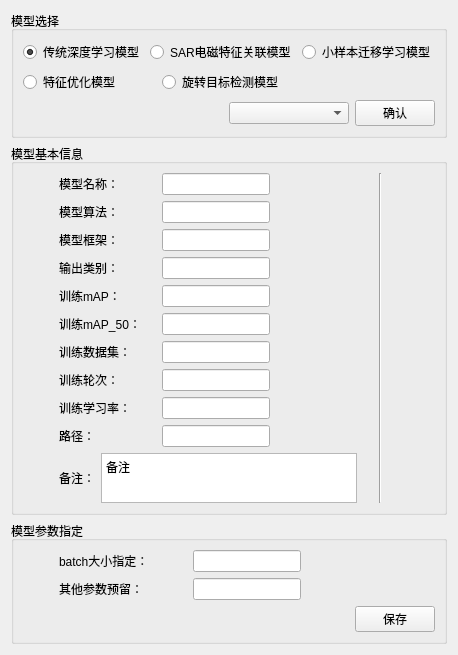
          <widget class="QWidget" name="scrollAreaWidgetContents_2">
           <property name="geometry">
            <rect>
             <x>0</x>
             <y>0</y>
             <width>399</width>
             <height>628</height>
            </rect>
           </property>
           <layout class="QVBoxLayout" name="verticalLayout_18">
            <item>
             <widget class="QGroupBox" name="groupBox_7">
              <property name="title">
               <string>模型选择</string>
              </property>
              <layout class="QVBoxLayout" name="verticalLayout_27">
               <item>
                <layout class="QHBoxLayout" name="horizontalLayout_44">
                 <item>
                  <widget class="QRadioButton" name="radioButton__TRA_DL__choice">
                   <property name="text">
                    <string>传统深度学习模型</string>
                   </property>
                   <property name="checked">
                    <bool>true</bool>
                   </property>
                  </widget>
                 </item>
                 <item>
                  <widget class="QRadioButton" name="radioButton__FEA_RELE__choice">
                   <property name="text">
                    <string>SAR电磁特征关联模型</string>
                   </property>
                  </widget>
                 </item>
                 <item>
                  <widget class="QRadioButton" name="radioButton__FEW_SHOT__choice">
                   <property name="text">
                    <string>小样本迁移学习模型</string>
                   </property>
                  </widget>
                 </item>
                </layout>
               </item>
               <item>
                <layout class="QHBoxLayout" name="horizontalLayout_74">
                 <item>
                  <widget class="QRadioButton" name="radioButton__FEA_OPTI__choice">
                   <property name="text">
                    <string>特征优化模型</string>
                   </property>
                  </widget>
                 </item>
                 <item>
                  <widget class="QRadioButton" name="radioButton__RBOX_DET__choice">
                   <property name="text">
                    <string>旋转目标检测模型</string>
                   </property>
                  </widget>
                 </item>
                 <item>
                  <widget class="QLabel" name="label_12">
                   <property name="text">
                    <string/>
                   </property>
                  </widget>
                 </item>
                </layout>
               </item>
               <item>
                <layout class="QHBoxLayout" name="horizontalLayout_10">
                 <item>
                  <widget class="QLabel" name="label_8">
                   <property name="text">
                    <string/>
                   </property>
                  </widget>
                 </item>
                 <item>
                  <widget class="QComboBox" name="comboBox_modelNameChoice">
                   <property name="sizePolicy">
                    <sizepolicy hsizetype="Fixed" vsizetype="Fixed">
                     <horstretch>0</horstretch>
                     <verstretch>0</verstretch>
                    </sizepolicy>
                   </property>
                   <property name="minimumSize">
                    <size>
                     <width>120</width>
                     <height>0</height>
                    </size>
                   </property>
                  </widget>
                 </item>
                 <item>
                  <widget class="QPushButton" name="pushButton_modelConfirm">
                   <property name="sizePolicy">
                    <sizepolicy hsizetype="Fixed" vsizetype="Fixed">
                     <horstretch>0</horstretch>
                     <verstretch>0</verstretch>
                    </sizepolicy>
                   </property>
                   <property name="text">
                    <string>确认</string>
                   </property>
                  </widget>
                 </item>
                </layout>
               </item>
              </layout>
             </widget>
            </item>
            <item>
             <widget class="QGroupBox" name="groupBox_8">
              <property name="title">
               <string>模型基本信息</string>
              </property>
              <layout class="QVBoxLayout" name="verticalLayout_36">
               <item>
                <layout class="QHBoxLayout" name="horizontalLayout">
                 <item>
                  <layout class="QVBoxLayout" name="verticalLayout_49">
                   <item>
                    <layout class="QHBoxLayout" name="horizontalLayout_67">
                     <item>
                      <widget class="QLabel" name="label_130">
                       <property name="minimumSize">
                        <size>
                         <width>30</width>
                         <height>0</height>
                        </size>
                       </property>
                       <property name="maximumSize">
                        <size>
                         <width>30</width>
                         <height>16777215</height>
                        </size>
                       </property>
                       <property name="text">
                        <string/>
                       </property>
                      </widget>
                     </item>
                     <item>
                      <widget class="QLabel" name="label_131">
                       <property name="text">
                        <string>模型名称：</string>
                       </property>
                      </widget>
                     </item>
                     <item>
                      <widget class="QLineEdit" name="lineEdit_modelChoice_name">
                       <property name="sizePolicy">
                        <sizepolicy hsizetype="Fixed" vsizetype="Fixed">
                         <horstretch>0</horstretch>
                         <verstretch>0</verstretch>
                        </sizepolicy>
                       </property>
                      </widget>
                     </item>
                     <item>
                      <widget class="QLabel" name="label_132">
                       <property name="minimumSize">
                        <size>
                         <width>10</width>
                         <height>0</height>
                        </size>
                       </property>
                       <property name="text">
                        <string/>
                       </property>
                      </widget>
                     </item>
                    </layout>
                   </item>
                   <item>
                    <layout class="QHBoxLayout" name="horizontalLayout_57">
                     <item>
                      <widget class="QLabel" name="label_113">
                       <property name="minimumSize">
                        <size>
                         <width>30</width>
                         <height>0</height>
                        </size>
                       </property>
                       <property name="maximumSize">
                        <size>
                         <width>30</width>
                         <height>16777215</height>
                        </size>
                       </property>
                       <property name="text">
                        <string/>
                       </property>
                      </widget>
                     </item>
                     <item>
                      <widget class="QLabel" name="label_119">
                       <property name="text">
                        <string>模型算法：</string>
                       </property>
                      </widget>
                     </item>
                     <item>
                      <widget class="QLineEdit" name="lineEdit_modelChoice_algorithm">
                       <property name="sizePolicy">
                        <sizepolicy hsizetype="Fixed" vsizetype="Fixed">
                         <horstretch>0</horstretch>
                         <verstretch>0</verstretch>
                        </sizepolicy>
                       </property>
                      </widget>
                     </item>
                     <item>
                      <widget class="QLabel" name="label_120">
                       <property name="minimumSize">
                        <size>
                         <width>10</width>
                         <height>0</height>
                        </size>
                       </property>
                       <property name="text">
                        <string/>
                       </property>
                      </widget>
                     </item>
                    </layout>
                   </item>
                   <item>
                    <layout class="QHBoxLayout" name="horizontalLayout_49">
                     <item>
                      <widget class="QLabel" name="label_44">
                       <property name="minimumSize">
                        <size>
                         <width>30</width>
                         <height>0</height>
                        </size>
                       </property>
                       <property name="maximumSize">
                        <size>
                         <width>30</width>
                         <height>16777215</height>
                        </size>
                       </property>
                       <property name="text">
                        <string/>
                       </property>
                      </widget>
                     </item>
                     <item>
                      <widget class="QLabel" name="label_20">
                       <property name="text">
                        <string>模型框架：</string>
                       </property>
                      </widget>
                     </item>
                     <item>
                      <widget class="QLineEdit" name="lineEdit_modelChoice_framework">
                       <property name="sizePolicy">
                        <sizepolicy hsizetype="Fixed" vsizetype="Fixed">
                         <horstretch>0</horstretch>
                         <verstretch>0</verstretch>
                        </sizepolicy>
                       </property>
                      </widget>
                     </item>
                     <item>
                      <widget class="QLabel" name="label_86">
                       <property name="minimumSize">
                        <size>
                         <width>10</width>
                         <height>0</height>
                        </size>
                       </property>
                       <property name="text">
                        <string/>
                       </property>
                      </widget>
                     </item>
                    </layout>
                   </item>
                   <item>
                    <layout class="QHBoxLayout" name="horizontalLayout_76">
                     <item>
                      <widget class="QLabel" name="label_45">
                       <property name="minimumSize">
                        <size>
                         <width>30</width>
                         <height>0</height>
                        </size>
                       </property>
                       <property name="maximumSize">
                        <size>
                         <width>30</width>
                         <height>16777215</height>
                        </size>
                       </property>
                       <property name="text">
                        <string/>
                       </property>
                      </widget>
                     </item>
                     <item>
                      <widget class="QLabel" name="label_24">
                       <property name="text">
                        <string>输出类别：</string>
                       </property>
                      </widget>
                     </item>
                     <item>
                      <widget class="QLineEdit" name="lineEdit_modelChoice_class">
                       <property name="sizePolicy">
                        <sizepolicy hsizetype="Fixed" vsizetype="Fixed">
                         <horstretch>0</horstretch>
                         <verstretch>0</verstretch>
                        </sizepolicy>
                       </property>
                      </widget>
                     </item>
                     <item>
                      <widget class="QLabel" name="label_93">
                       <property name="minimumSize">
                        <size>
                         <width>10</width>
                         <height>0</height>
                        </size>
                       </property>
                       <property name="text">
                        <string/>
                       </property>
                      </widget>
                     </item>
                    </layout>
                   </item>
                   <item>
                    <layout class="QHBoxLayout" name="horizontalLayout_65">
                     <item>
                      <widget class="QLabel" name="label_124">
                       <property name="minimumSize">
                        <size>
                         <width>30</width>
                         <height>0</height>
                        </size>
                       </property>
                       <property name="maximumSize">
                        <size>
                         <width>30</width>
                         <height>16777215</height>
                        </size>
                       </property>
                       <property name="text">
                        <string/>
                       </property>
                      </widget>
                     </item>
                     <item>
                      <widget class="QLabel" name="label_125">
                       <property name="text">
                        <string>训练mAP：</string>
                       </property>
                      </widget>
                     </item>
                     <item>
                      <widget class="QLineEdit" name="lineEdit_modelChoice_mAP">
                       <property name="sizePolicy">
                        <sizepolicy hsizetype="Fixed" vsizetype="Fixed">
                         <horstretch>0</horstretch>
                         <verstretch>0</verstretch>
                        </sizepolicy>
                       </property>
                      </widget>
                     </item>
                     <item>
                      <widget class="QLabel" name="label_126">
                       <property name="minimumSize">
                        <size>
                         <width>10</width>
                         <height>0</height>
                        </size>
                       </property>
                       <property name="text">
                        <string/>
                       </property>
                      </widget>
                     </item>
                    </layout>
                   </item>
                   <item>
                    <layout class="QHBoxLayout" name="horizontalLayout_75">
                     <item>
                      <widget class="QLabel" name="label_134">
                       <property name="minimumSize">
                        <size>
                         <width>30</width>
                         <height>0</height>
                        </size>
                       </property>
                       <property name="maximumSize">
                        <size>
                         <width>30</width>
                         <height>16777215</height>
                        </size>
                       </property>
                       <property name="text">
                        <string/>
                       </property>
                      </widget>
                     </item>
                     <item>
                      <widget class="QLabel" name="label_135">
                       <property name="text">
                        <string>训练mAP_50：</string>
                       </property>
                      </widget>
                     </item>
                     <item>
                      <widget class="QLineEdit" name="lineEdit_modelChoice_mAP_50">
                       <property name="sizePolicy">
                        <sizepolicy hsizetype="Fixed" vsizetype="Fixed">
                         <horstretch>0</horstretch>
                         <verstretch>0</verstretch>
                        </sizepolicy>
                       </property>
                      </widget>
                     </item>
                     <item>
                      <widget class="QLabel" name="label_136">
                       <property name="minimumSize">
                        <size>
                         <width>10</width>
                         <height>0</height>
                        </size>
                       </property>
                       <property name="text">
                        <string/>
                       </property>
                      </widget>
                     </item>
                    </layout>
                   </item>
                   <item>
                    <layout class="QHBoxLayout" name="horizontalLayout_64">
                     <item>
                      <widget class="QLabel" name="label_121">
                       <property name="minimumSize">
                        <size>
                         <width>30</width>
                         <height>0</height>
                        </size>
                       </property>
                       <property name="maximumSize">
                        <size>
                         <width>30</width>
                         <height>16777215</height>
                        </size>
                       </property>
                       <property name="text">
                        <string/>
                       </property>
                      </widget>
                     </item>
                     <item>
                      <widget class="QLabel" name="label_122">
                       <property name="text">
                        <string>训练数据集：</string>
                       </property>
                      </widget>
                     </item>
                     <item>
                      <widget class="QLineEdit" name="lineEdit_modelChoice_trainDataset">
                       <property name="sizePolicy">
                        <sizepolicy hsizetype="Fixed" vsizetype="Fixed">
                         <horstretch>0</horstretch>
                         <verstretch>0</verstretch>
                        </sizepolicy>
                       </property>
                      </widget>
                     </item>
                     <item>
                      <widget class="QLabel" name="label_123">
                       <property name="minimumSize">
                        <size>
                         <width>10</width>
                         <height>0</height>
                        </size>
                       </property>
                       <property name="text">
                        <string/>
                       </property>
                      </widget>
                     </item>
                    </layout>
                   </item>
                   <item>
                    <layout class="QHBoxLayout" name="horizontalLayout_47">
                     <item>
                      <widget class="QLabel" name="label_77">
                       <property name="minimumSize">
                        <size>
                         <width>30</width>
                         <height>0</height>
                        </size>
                       </property>
                       <property name="maximumSize">
                        <size>
                         <width>30</width>
                         <height>16777215</height>
                        </size>
                       </property>
                       <property name="text">
                        <string/>
                       </property>
                      </widget>
                     </item>
                     <item>
                      <widget class="QLabel" name="label_55">
                       <property name="text">
                        <string>训练轮次：</string>
                       </property>
                      </widget>
                     </item>
                     <item>
                      <widget class="QLineEdit" name="lineEdit_modelChoice_trainEpoch">
                       <property name="sizePolicy">
                        <sizepolicy hsizetype="Fixed" vsizetype="Fixed">
                         <horstretch>0</horstretch>
                         <verstretch>0</verstretch>
                        </sizepolicy>
                       </property>
                      </widget>
                     </item>
                     <item>
                      <widget class="QLabel" name="label_56">
                       <property name="minimumSize">
                        <size>
                         <width>10</width>
                         <height>0</height>
                        </size>
                       </property>
                       <property name="text">
                        <string/>
                       </property>
                      </widget>
                     </item>
                    </layout>
                   </item>
                   <item>
                    <layout class="QHBoxLayout" name="horizontalLayout_48">
                     <item>
                      <widget class="QLabel" name="label_81">
                       <property name="minimumSize">
                        <size>
                         <width>30</width>
                         <height>0</height>
                        </size>
                       </property>
                       <property name="maximumSize">
                        <size>
                         <width>30</width>
                         <height>16777215</height>
                        </size>
                       </property>
                       <property name="text">
                        <string/>
                       </property>
                      </widget>
                     </item>
                     <item>
                      <widget class="QLabel" name="label_82">
                       <property name="text">
                        <string>训练学习率：</string>
                       </property>
                      </widget>
                     </item>
                     <item>
                      <widget class="QLineEdit" name="lineEdit_modelChoice_trainLR">
                       <property name="sizePolicy">
                        <sizepolicy hsizetype="Fixed" vsizetype="Fixed">
                         <horstretch>0</horstretch>
                         <verstretch>0</verstretch>
                        </sizepolicy>
                       </property>
                      </widget>
                     </item>
                     <item>
                      <widget class="QLabel" name="label_85">
                       <property name="minimumSize">
                        <size>
                         <width>10</width>
                         <height>0</height>
                        </size>
                       </property>
                       <property name="text">
                        <string/>
                       </property>
                      </widget>
                     </item>
                    </layout>
                   </item>
                   <item>
                    <layout class="QHBoxLayout" name="horizontalLayout_54">
                     <item>
                      <widget class="QLabel" name="label_105">
                       <property name="minimumSize">
                        <size>
                         <width>30</width>
                         <height>0</height>
                        </size>
                       </property>
                       <property name="maximumSize">
                        <size>
                         <width>30</width>
                         <height>16777215</height>
                        </size>
                       </property>
                       <property name="text">
                        <string/>
                       </property>
                      </widget>
                     </item>
                     <item>
                      <widget class="QLabel" name="label_106">
                       <property name="text">
                        <string>路径：</string>
                       </property>
                      </widget>
                     </item>
                     <item>
                      <widget class="QLineEdit" name="lineEdit_modelChoice_PATH">
                       <property name="sizePolicy">
                        <sizepolicy hsizetype="Fixed" vsizetype="Fixed">
                         <horstretch>0</horstretch>
                         <verstretch>0</verstretch>
                        </sizepolicy>
                       </property>
                      </widget>
                     </item>
                     <item>
                      <widget class="QLabel" name="label_107">
                       <property name="minimumSize">
                        <size>
                         <width>10</width>
                         <height>0</height>
                        </size>
                       </property>
                       <property name="text">
                        <string/>
                       </property>
                      </widget>
                     </item>
                    </layout>
                   </item>
                   <item>
                    <layout class="QHBoxLayout" name="horizontalLayout_55">
                     <item>
                      <widget class="QLabel" name="label_108">
                       <property name="minimumSize">
                        <size>
                         <width>30</width>
                         <height>0</height>
                        </size>
                       </property>
                       <property name="maximumSize">
                        <size>
                         <width>30</width>
                         <height>16777215</height>
                        </size>
                       </property>
                       <property name="text">
                        <string/>
                       </property>
                      </widget>
                     </item>
                     <item>
                      <widget class="QLabel" name="label_109">
                       <property name="text">
                        <string>备注：</string>
                       </property>
                      </widget>
                     </item>
                     <item>
                      <widget class="QPlainTextEdit" name="plainTextEdit_modelChoice_note">
                       <property name="sizePolicy">
                        <sizepolicy hsizetype="Fixed" vsizetype="Fixed">
                         <horstretch>0</horstretch>
                         <verstretch>0</verstretch>
                        </sizepolicy>
                       </property>
                       <property name="maximumSize">
                        <size>
                         <width>16777215</width>
                         <height>50</height>
                        </size>
                       </property>
                       <property name="baseSize">
                        <size>
                         <width>0</width>
                         <height>0</height>
                        </size>
                       </property>
                       <property name="plainText">
                        <string>备注
</string>
                       </property>
                      </widget>
                     </item>
                     <item>
                      <widget class="QLabel" name="label_111">
                       <property name="minimumSize">
                        <size>
                         <width>10</width>
                         <height>0</height>
                        </size>
                       </property>
                       <property name="text">
                        <string/>
                       </property>
                      </widget>
                     </item>
                    </layout>
                   </item>
                  </layout>
                 </item>
                 <item>
                  <widget class="Line" name="line_8">
                   <property name="orientation">
                    <enum>Qt::Vertical</enum>
                   </property>
                  </widget>
                 </item>
                 <item>
                  <widget class="QLabel" name="label_modelImg">
                   <property name="text">
                    <string/>
                   </property>
                  </widget>
                 </item>
                </layout>
               </item>
              </layout>
             </widget>
            </item>
            <item>
             <widget class="QGroupBox" name="groupBox_9">
              <property name="title">
               <string>模型参数指定</string>
              </property>
              <layout class="QVBoxLayout" name="verticalLayout_40">
               <item>
                <layout class="QHBoxLayout" name="horizontalLayout_50">
                 <item>
                  <widget class="QLabel" name="label_87">
                   <property name="minimumSize">
                    <size>
                     <width>30</width>
                     <height>0</height>
                    </size>
                   </property>
                   <property name="maximumSize">
                    <size>
                     <width>30</width>
                     <height>16777215</height>
                    </size>
                   </property>
                   <property name="text">
                    <string/>
                   </property>
                  </widget>
                 </item>
                 <item>
                  <widget class="QLabel" name="label_88">
                   <property name="text">
                    <string>batch大小指定：</string>
                   </property>
                  </widget>
                 </item>
                 <item>
                  <widget class="QLineEdit" name="lineEdit_modelChoice_batch">
                   <property name="sizePolicy">
                    <sizepolicy hsizetype="Fixed" vsizetype="Fixed">
                     <horstretch>0</horstretch>
                     <verstretch>0</verstretch>
                    </sizepolicy>
                   </property>
                  </widget>
                 </item>
                 <item>
                  <widget class="QLabel" name="label_89">
                   <property name="minimumSize">
                    <size>
                     <width>10</width>
                     <height>0</height>
                    </size>
                   </property>
                   <property name="text">
                    <string/>
                   </property>
                  </widget>
                 </item>
                </layout>
               </item>
               <item>
                <layout class="QHBoxLayout" name="horizontalLayout_51">
                 <item>
                  <widget class="QLabel" name="label_90">
                   <property name="minimumSize">
                    <size>
                     <width>30</width>
                     <height>0</height>
                    </size>
                   </property>
                   <property name="maximumSize">
                    <size>
                     <width>30</width>
                     <height>16777215</height>
                    </size>
                   </property>
                   <property name="text">
                    <string/>
                   </property>
                  </widget>
                 </item>
                 <item>
                  <widget class="QLabel" name="label_91">
                   <property name="text">
                    <string>其他参数预留：</string>
                   </property>
                  </widget>
                 </item>
                 <item>
                  <widget class="QLineEdit" name="lineEdit_modelChoice_other">
                   <property name="sizePolicy">
                    <sizepolicy hsizetype="Fixed" vsizetype="Fixed">
                     <horstretch>0</horstretch>
                     <verstretch>0</verstretch>
                    </sizepolicy>
                   </property>
                  </widget>
                 </item>
                 <item>
                  <widget class="QLabel" name="label_92">
                   <property name="minimumSize">
                    <size>
                     <width>10</width>
                     <height>0</height>
                    </size>
                   </property>
                   <property name="text">
                    <string/>
                   </property>
                  </widget>
                 </item>
                </layout>
               </item>
               <item>
                <layout class="QHBoxLayout" name="horizontalLayout_56">
                 <item>
                  <widget class="QLabel" name="label_112">
                   <property name="text">
                    <string/>
                   </property>
                  </widget>
                 </item>
                 <item>
                  <widget class="QPushButton" name="pushButton_saveModelAttri">
                   <property name="sizePolicy">
                    <sizepolicy hsizetype="Fixed" vsizetype="Fixed">
                     <horstretch>0</horstretch>
                     <verstretch>0</verstretch>
                    </sizepolicy>
                   </property>
                   <property name="text">
                    <string>保存</string>
                   </property>
                  </widget>
                 </item>
                </layout>
               </item>
              </layout>
             </widget>
            </item>
           </layout>
          </widget>
